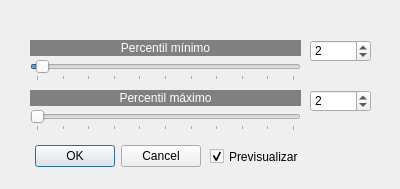
<?xml version="1.0" encoding="UTF-8"?>
<ui version="4.0">
 <class>Ajustelineal</class>
 <widget class="QDialog" name="Ajustelineal">
  <property name="geometry">
   <rect>
    <x>0</x>
    <y>0</y>
    <width>400</width>
    <height>189</height>
   </rect>
  </property>
  <property name="windowTitle">
   <string>Ajuste lineal del histograma</string>
  </property>
  <widget class="QDialogButtonBox" name="buttonBox">
   <property name="geometry">
    <rect>
     <x>-140</x>
     <y>140</y>
     <width>341</width>
     <height>32</height>
    </rect>
   </property>
   <property name="orientation">
    <enum>Qt::Horizontal</enum>
   </property>
   <property name="standardButtons">
    <set>QDialogButtonBox::Cancel|QDialogButtonBox::Ok</set>
   </property>
  </widget>
  <widget class="QSpinBox" name="spinBox">
   <property name="geometry">
    <rect>
     <x>310</x>
     <y>40</y>
     <width>61</width>
     <height>22</height>
    </rect>
   </property>
   <property name="minimum">
    <number>0</number>
   </property>
   <property name="maximum">
    <number>100</number>
   </property>
   <property name="value">
    <number>2</number>
   </property>
  </widget>
  <widget class="QSlider" name="horizontalSlider_2">
   <property name="geometry">
    <rect>
     <x>30</x>
     <y>110</y>
     <width>271</width>
     <height>21</height>
    </rect>
   </property>
   <property name="minimum">
    <number>0</number>
   </property>
   <property name="maximum">
    <number>100</number>
   </property>
   <property name="singleStep">
    <number>2</number>
   </property>
   <property name="orientation">
    <enum>Qt::Horizontal</enum>
   </property>
   <property name="tickPosition">
    <enum>QSlider::TicksBelow</enum>
   </property>
   <property name="tickInterval">
    <number>10</number>
   </property>
  </widget>
  <widget class="QCheckBox" name="checkBox">
   <property name="geometry">
    <rect>
     <x>210</x>
     <y>148</y>
     <width>101</width>
     <height>17</height>
    </rect>
   </property>
   <property name="text">
    <string>Previsualizar</string>
   </property>
   <property name="checked">
    <bool>true</bool>
   </property>
  </widget>
  <widget class="QLabel" name="label_2">
   <property name="geometry">
    <rect>
     <x>30</x>
     <y>90</y>
     <width>271</width>
     <height>16</height>
    </rect>
   </property>
   <property name="styleSheet">
    <string notr="true">background-color: rgb(128, 128, 128);
color: rgb(255, 255, 255);</string>
   </property>
   <property name="text">
    <string>Percentil máximo</string>
   </property>
   <property name="alignment">
    <set>Qt::AlignCenter</set>
   </property>
  </widget>
  <widget class="QLabel" name="label">
   <property name="geometry">
    <rect>
     <x>30</x>
     <y>40</y>
     <width>271</width>
     <height>16</height>
    </rect>
   </property>
   <property name="styleSheet">
    <string notr="true">background-color: rgb(128, 128, 128);
color: rgb(255, 255, 255);</string>
   </property>
   <property name="text">
    <string>Percentil mínimo</string>
   </property>
   <property name="alignment">
    <set>Qt::AlignCenter</set>
   </property>
  </widget>
  <widget class="QSpinBox" name="spinBox_2">
   <property name="geometry">
    <rect>
     <x>310</x>
     <y>90</y>
     <width>61</width>
     <height>22</height>
    </rect>
   </property>
   <property name="minimum">
    <number>0</number>
   </property>
   <property name="maximum">
    <number>100</number>
   </property>
   <property name="value">
    <number>2</number>
   </property>
  </widget>
  <widget class="QSlider" name="horizontalSlider">
   <property name="geometry">
    <rect>
     <x>30</x>
     <y>60</y>
     <width>271</width>
     <height>21</height>
    </rect>
   </property>
   <property name="minimum">
    <number>0</number>
   </property>
   <property name="maximum">
    <number>100</number>
   </property>
   <property name="pageStep">
    <number>10</number>
   </property>
   <property name="value">
    <number>2</number>
   </property>
   <property name="orientation">
    <enum>Qt::Horizontal</enum>
   </property>
   <property name="tickPosition">
    <enum>QSlider::TicksBelow</enum>
   </property>
   <property name="tickInterval">
    <number>10</number>
   </property>
  </widget>
 </widget>
 <resources/>
 <connections>
  <connection>
   <sender>buttonBox</sender>
   <signal>accepted()</signal>
   <receiver>Ajustelineal</receiver>
   <slot>accept()</slot>
   <hints>
    <hint type="sourcelabel">
     <x>248</x>
     <y>254</y>
    </hint>
    <hint type="destinationlabel">
     <x>157</x>
     <y>274</y>
    </hint>
   </hints>
  </connection>
  <connection>
   <sender>buttonBox</sender>
   <signal>rejected()</signal>
   <receiver>Ajustelineal</receiver>
   <slot>reject()</slot>
   <hints>
    <hint type="sourcelabel">
     <x>316</x>
     <y>260</y>
    </hint>
    <hint type="destinationlabel">
     <x>286</x>
     <y>274</y>
    </hint>
   </hints>
  </connection>
 </connections>
</ui>
